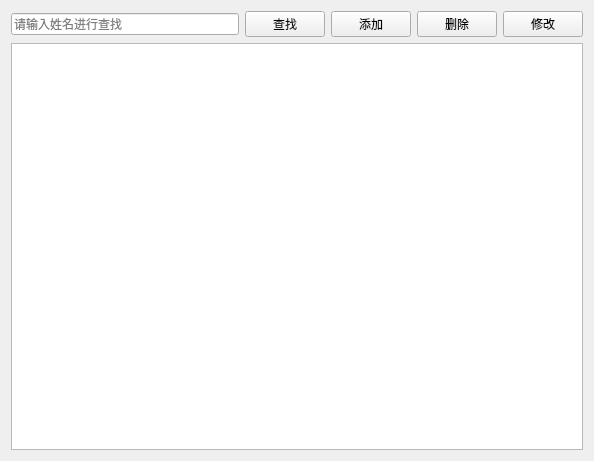
<?xml version="1.0" encoding="UTF-8"?>
<ui version="4.0">
 <class>PatientView</class>
 <widget class="QWidget" name="PatientView">
  <property name="geometry">
   <rect>
    <x>0</x>
    <y>0</y>
    <width>594</width>
    <height>461</height>
   </rect>
  </property>
  <property name="windowTitle">
   <string>患者管理</string>
  </property>
  <layout class="QVBoxLayout" name="verticalLayout">
   <item>
    <layout class="QHBoxLayout" name="horizontalLayout">
     <item>
      <widget class="QLineEdit" name="txtSearch">
       <property name="placeholderText">
        <string>请输入姓名进行查找</string>
       </property>
      </widget>
     </item>
     <item>
      <widget class="QPushButton" name="btSearch">
       <property name="text">
        <string>查找</string>
       </property>
       <property name="icon">
        <iconset resource="lab4.qrc">
         <normaloff>:/img/search.png</normaloff>:/img/search.png</iconset>
       </property>
      </widget>
     </item>
     <item>
      <widget class="QPushButton" name="btAdd">
       <property name="text">
        <string>添加</string>
       </property>
       <property name="icon">
        <iconset resource="lab4.qrc">
         <normaloff>:/img/new.png</normaloff>:/img/new.png</iconset>
       </property>
      </widget>
     </item>
     <item>
      <widget class="QPushButton" name="btDelete">
       <property name="text">
        <string>删除</string>
       </property>
       <property name="icon">
        <iconset resource="lab4.qrc">
         <normaloff>:/img/delete.png</normaloff>:/img/delete.png</iconset>
       </property>
      </widget>
     </item>
     <item>
      <widget class="QPushButton" name="btEdit">
       <property name="text">
        <string>修改</string>
       </property>
       <property name="icon">
        <iconset resource="lab4.qrc">
         <normaloff>:/img/edit.png</normaloff>:/img/edit.png</iconset>
       </property>
      </widget>
     </item>
    </layout>
   </item>
   <item>
    <widget class="QTableView" name="tableView"/>
   </item>
  </layout>
 </widget>
 <resources>
  <include location="lab4.qrc"/>
 </resources>
 <connections/>
</ui>
